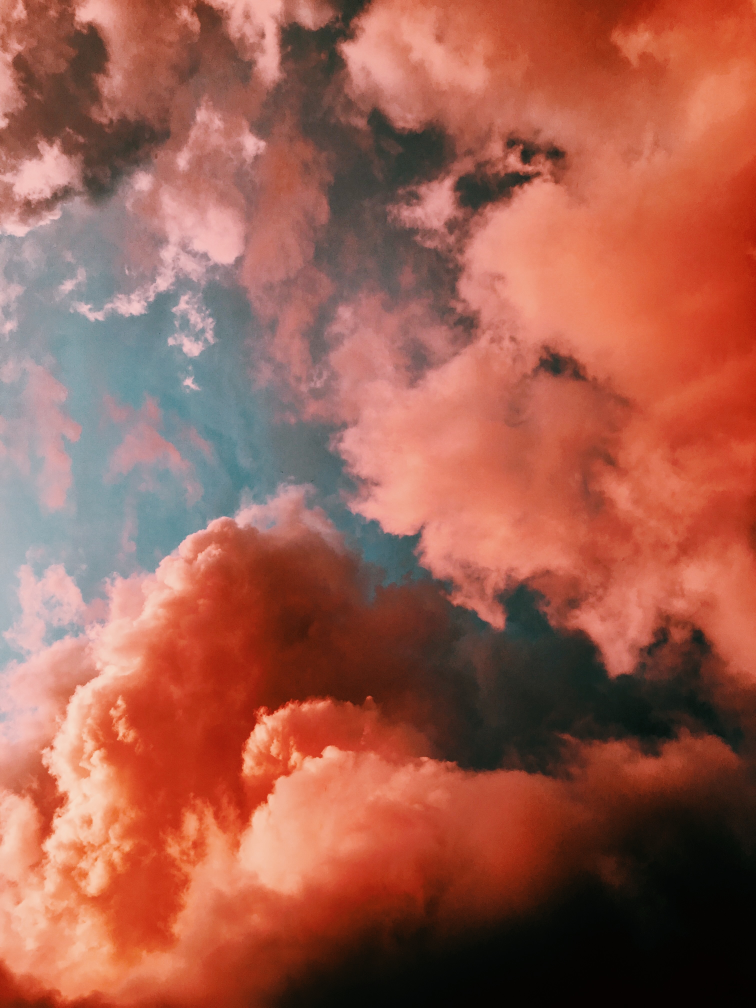
#> input picture data/input/marmalade.jpg, 3024 x 4032 px (shown at 1/4 size); its folder holds only this picture in this run
$ python images.py
#> lines starting #> are read from the running program, lines starting #| are printed output that depends on the picture
""" This module handles image manipulations"""

from PIL import Image
import glob
import os

size = 128, 128

for infile in glob.glob("../data/input/*.jpg"):
    file, ext = os.path.splitext(infile)
    with Image.open(infile) as im:
#> im is the input picture: PIL image 3024x4032 RGB; mean R, G, B 159, 93.7, 78.5
        im.thumbnail(size)
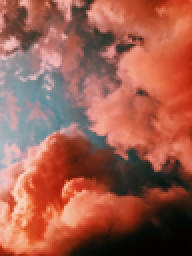
#> im: PIL image 96x128 RGB (shown 2 times larger); mean R, G, B 159, 93.7, 78.5
        im.save(file + ".thumbnail", "JPEG")
